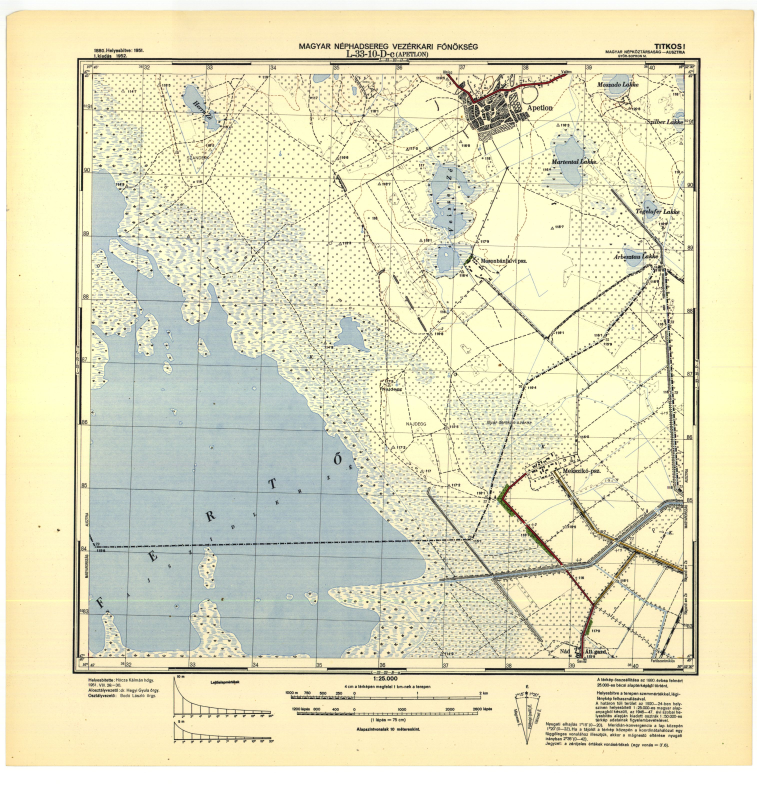
#> input picture test_maps/L-33-010-D-c.jpg, 3026 x 3150 px (shown at 1/4 size); its folder holds only this picture in this run
$ python cut_top.py
#> lines starting #> are read from the running program, lines starting #| are printed output that depends on the picture; after the words box and inside, x2 and y2 are one past the last pixel; in counts of white or black regions, pixels touching at a corner belong together
from pathlib import Path

import cv2
import numpy as np

# ============================================================
# CONFIG
# ============================================================

VALID_EXTENSIONS = {
    ".jpg", ".jpeg", ".png", ".bmp", ".tif", ".tiff"
}

INPUT_FOLDER = "test_maps"
OUTPUT_FOLDER_NAME = "top_line_results"

MAX_SCREEN_WIDTH = 1200
MAX_SCREEN_HEIGHT = 800

MIN_RECT_AREA_RATIO = 0.20
EPSILON_RATIO = 0.02

MAX_PEELS = 4
PAD_INSIDE = 12

CROP_PADDING_X = 5

EXPAND_LINE_RATIO = 0.08

MAX_ABOVE_HEIGHT = None
# MAX_ABOVE_HEIGHT = 250

LINE_SEARCH_RADIUS = 35
LINE_THICKNESS_RADIUS = 4

KEEP_LINE_THICKNESS_RADIUS = 4

DARK_THRESHOLD = 170

MIN_HORIZONTAL_WIDTH_RATIO = 0.45


# ============================================================
# IO HELPERS
# ============================================================

def get_script_dir():
    return Path(__file__).resolve().parent


def get_input_folder():
    return get_script_dir() / INPUT_FOLDER


def get_output_folder():
    output_folder = get_script_dir() / OUTPUT_FOLDER_NAME
    output_folder.mkdir(parents=True, exist_ok=True)
    return output_folder


def get_first_image(folder):
    folder = Path(folder)

    if not folder.exists():
        raise FileNotFoundError(f"Folder does not exist: {folder}")

    if not folder.is_dir():
        raise NotADirectoryError(f"Not a folder: {folder}")

    images = [
        p for p in folder.iterdir()
        if p.suffix.lower() in VALID_EXTENSIONS
    ]

    images.sort()

    if len(images) == 0:
        raise RuntimeError("No image files found in folder.")

    return images[0]


def resize_to_fit_screen(img, max_width=MAX_SCREEN_WIDTH, max_height=MAX_SCREEN_HEIGHT):
    h, w = img.shape[:2]

    scale = min(max_width / w, max_height / h, 1.0)

    new_w = int(w * scale)
    new_h = int(h * scale)

    resized = cv2.resize(
        img,
        (new_w, new_h),
        interpolation=cv2.INTER_AREA
    )

    return resized, scale


# ============================================================
# PREPROCESS
# ============================================================

def preprocess(img):
    gray = cv2.cvtColor(img, cv2.COLOR_BGR2GRAY)

    blur = cv2.GaussianBlur(gray, (5, 5), 0)

    edges = cv2.Canny(
        blur,
        60,
        180
    )

    kernel = cv2.getStructuringElement(
        cv2.MORPH_RECT,
        (5, 5)
    )

    edges = cv2.dilate(edges, kernel, iterations=1)

    return gray, edges


# ============================================================
# RECTANGLE DETECTION
# ============================================================

def find_inner_rectangle(img):
    h, w = img.shape[:2]

    gray, edges = preprocess(img)

    contours, _ = cv2.findContours(
        edges,
        cv2.RETR_LIST,
        cv2.CHAIN_APPROX_SIMPLE
    )

    candidates = []

    for contour in contours:
        area = cv2.contourArea(contour)

        if area < w * h * MIN_RECT_AREA_RATIO:
            continue

        perimeter = cv2.arcLength(contour, True)

        approx = cv2.approxPolyDP(
            contour,
            EPSILON_RATIO * perimeter,
            True
        )

        if len(approx) != 4:
            continue

        if not cv2.isContourConvex(approx):
            continue

        x, y, rw, rh = cv2.boundingRect(approx)

        rect_area = rw * rh
        fill_ratio = area / max(rect_area, 1)

        if fill_ratio < 0.70:
            continue

        candidates.append({
            "contour": approx,
            "area": area,
            "x": x,
            "y": y,
            "w": rw,
            "h": rh,
        })

    if len(candidates) == 0:
        return None, edges

    best = min(
        candidates,
        key=lambda c: c["area"]
    )

    return best, edges


def get_top_horizontal_line(rect):
    points = rect["contour"].reshape(-1, 2)

    points_sorted = sorted(points, key=lambda p: p[1])

    top_two = points_sorted[:2]
    top_two = sorted(top_two, key=lambda p: p[0])

    left_point = top_two[0]
    right_point = top_two[1]

    left_x = int(left_point[0])
    right_x = int(right_point[0])

    top_y = int(round((left_point[1] + right_point[1]) / 2))

    return left_x, top_y, right_x, top_y


# ============================================================
# PEELING
# ============================================================

def compute_next_crop_from_rect(rect, current_img):
    h, w = current_img.shape[:2]

    x1 = max(rect["x"] + PAD_INSIDE, 0)
    y1 = max(rect["y"] + PAD_INSIDE, 0)
    x2 = min(rect["x"] + rect["w"] - PAD_INSIDE, w)
    y2 = min(rect["y"] + rect["h"] - PAD_INSIDE, h)

    if x2 <= x1 or y2 <= y1:
        return None

    return x1, y1, x2, y2


def collect_peel_top_lines(original):
    peel_results = []

    current = original.copy()
    offset_x = 0
    offset_y = 0

    last_edges = None

    for peel in range(MAX_PEELS):
        rect, edges = find_inner_rectangle(current)
        last_edges = edges

        if rect is None:
            break

        local_line = get_top_horizontal_line(rect)

        gx1 = offset_x + local_line[0]
        gy1 = offset_y + local_line[1]
        gx2 = offset_x + local_line[2]
        gy2 = offset_y + local_line[3]

        global_rect = {
            "contour": rect["contour"] + np.array([[[offset_x, offset_y]]]),
            "x": offset_x + rect["x"],
            "y": offset_y + rect["y"],
            "w": rect["w"],
            "h": rect["h"],
            "area": rect["area"],
            "peel": peel,
        }

        peel_results.append({
            "peel": peel,
            "rect": global_rect,
            "top_line": (gx1, gy1, gx2, gy2),
        })

        next_crop = compute_next_crop_from_rect(rect, current)

        if next_crop is None:
            break

        nx1, ny1, nx2, ny2 = next_crop

        current = current[ny1:ny2, nx1:nx2]

        offset_x += nx1
        offset_y += ny1

    if len(peel_results) == 0:
        raise RuntimeError("No rectangle found in any peel.")

    return peel_results, last_edges


# ============================================================
# STRONGEST DARK / THICK HORIZONTAL LINE
# ============================================================

def score_horizontal_band(gray, x1, x2, y):
    h, w = gray.shape[:2]

    y1 = max(0, y - LINE_THICKNESS_RADIUS)
    y2 = min(h, y + LINE_THICKNESS_RADIUS + 1)

    x1 = max(0, x1)
    x2 = min(w, x2)

    if x2 <= x1 or y2 <= y1:
        return -1

    band = gray[y1:y2, x1:x2]

    darkness = 255.0 - band.astype(np.float32)
    dark_pixels = band < DARK_THRESHOLD

    dark_ratio = np.mean(dark_pixels)
    mean_darkness = np.mean(darkness)

    row_dark_counts = np.sum(dark_pixels, axis=1)
    thickness_score = np.max(row_dark_counts) / max(1, x2 - x1)

    score = (
        mean_darkness
        + 120.0 * dark_ratio
        + 120.0 * thickness_score
    )

    return score


def fit_strongest_top_horizontal_line(original, peel_results):
    gray = cv2.cvtColor(original, cv2.COLOR_BGR2GRAY)

    best = None

    for result in peel_results:
        x1, y1, x2, y2 = result["top_line"]

        left_x = min(x1, x2)
        right_x = max(x1, x2)

        line_len = right_x - left_x

        if line_len < original.shape[1] * MIN_HORIZONTAL_WIDTH_RATIO:
            continue

        search_y1 = max(0, y1 - LINE_SEARCH_RADIUS)
        search_y2 = min(original.shape[0] - 1, y1 + LINE_SEARCH_RADIUS)

        for y in range(search_y1, search_y2 + 1):
            score = score_horizontal_band(
                gray,
                left_x,
                right_x,
                y
            )

            if best is None or score > best["score"]:
                best = {
                    "score": score,
                    "peel": result["peel"],
                    "x1": left_x,
                    "y1": y,
                    "x2": right_x,
                    "y2": y,
                }

    if best is None:
        raise RuntimeError("Could not fit strongest horizontal top line.")

    return best


def expand_top_line(line, img_width):
    x1 = int(line["x1"])
    y1 = int(line["y1"])
    x2 = int(line["x2"])
    y2 = int(line["y2"])

    left_x = min(x1, x2)
    right_x = max(x1, x2)

    line_len = right_x - left_x
    expand_amount = int(line_len * EXPAND_LINE_RATIO)

    expanded_x1 = max(0, left_x - expand_amount)
    expanded_x2 = min(img_width - 1, right_x + expand_amount)

    return {
        "x1": expanded_x1,
        "y1": y1,
        "x2": expanded_x2,
        "y2": y2,
        "score": line["score"],
        "peel": line["peel"],
    }


# ============================================================
# CROP ABOVE LINE + LINE ITSELF ONLY
# ============================================================

def crop_above_line_plus_line_itself(img, line):
    h, w = img.shape[:2]

    top_y = int(round((line["y1"] + line["y2"]) / 2))

    left_x = min(line["x1"], line["x2"])
    right_x = max(line["x1"], line["x2"])

    crop_y2 = min(h, top_y + KEEP_LINE_THICKNESS_RADIUS + 1)

    if MAX_ABOVE_HEIGHT is None:
        crop_y1 = 0
    else:
        crop_y1 = max(0, crop_y2 - MAX_ABOVE_HEIGHT)

    crop_x1 = max(0, left_x - CROP_PADDING_X)
    crop_x2 = min(w, right_x + CROP_PADDING_X)

    cropped = img[crop_y1:crop_y2, crop_x1:crop_x2]

    return cropped, {
        "x1": crop_x1,
        "y1": crop_y1,
        "x2": crop_x2,
        "y2": crop_y2,
    }


# ============================================================
# DRAWING
# ============================================================

def draw_result(img, peel_results, strongest_line, expanded_line, crop_box):
    debug = img.copy()

    for result in peel_results:
        rect = result["rect"]
        line = result["top_line"]

        cv2.drawContours(
            debug,
            [rect["contour"]],
            -1,
            (100, 100, 100),
            2
        )

        cv2.line(
            debug,
            (line[0], line[1]),
            (line[2], line[3]),
            (180, 180, 180),
            2
        )

    cv2.line(
        debug,
        (strongest_line["x1"], strongest_line["y1"]),
        (strongest_line["x2"], strongest_line["y2"]),
        (0, 0, 255),
        5
    )

    cv2.line(
        debug,
        (expanded_line["x1"], expanded_line["y1"]),
        (expanded_line["x2"], expanded_line["y2"]),
        (255, 0, 255),
        3
    )

    cv2.rectangle(
        debug,
        (crop_box["x1"], crop_box["y1"]),
        (crop_box["x2"], crop_box["y2"]),
        (255, 0, 0),
        4
    )

    cv2.putText(
        debug,
        "KEEP ABOVE LINE + LINE ITSELF ONLY",
        (crop_box["x1"], max(40, crop_box["y2"] - 20)),
        cv2.FONT_HERSHEY_SIMPLEX,
        0.85,
        (255, 0, 0),
        2,
        cv2.LINE_AA
    )

    return debug


# ============================================================
# HIGH-LEVEL PIPELINE
# ============================================================

def process_image(img):
    h, w = img.shape[:2]

    peel_results, last_edges = collect_peel_top_lines(img)

    strongest_line = fit_strongest_top_horizontal_line(
        img,
        peel_results
    )

    expanded_line = expand_top_line(
        strongest_line,
        w
    )

    cropped, crop_box = crop_above_line_plus_line_itself(
        img,
        expanded_line
    )

    debug = draw_result(
        img,
        peel_results,
        strongest_line,
        expanded_line,
        crop_box
    )

    return {
        "cropped": cropped,
        "debug": debug,
        "last_edges": last_edges,
        "peel_results": peel_results,
        "strongest_line": strongest_line,
        "expanded_line": expanded_line,
        "crop_box": crop_box,
    }


def save_outputs(result):
    output_folder = get_output_folder()

    debug_path = output_folder / "debug_strongest_top_line_area.png"
    cropped_path = output_folder / "debug_area_above_line_plus_line_itself.png"
    edges_path = output_folder / "debug_last_edges.png"

    cv2.imwrite(str(debug_path), result["debug"])
    cv2.imwrite(str(cropped_path), result["cropped"])

    if result["last_edges"] is not None:
        cv2.imwrite(str(edges_path), result["last_edges"])

    print("\nSaved results to:")
    print(output_folder)


def print_report(result):
    print("\nPeel top-line candidates:")

    for item in result["peel_results"]:
        line = item["top_line"]
        print(
            f"peel={item['peel']} "
            f"x1={line[0]} y1={line[1]} "
            f"x2={line[2]} y2={line[3]}"
        )

    strongest_line = result["strongest_line"]
    crop_box = result["crop_box"]

    print("\nStrongest fitted horizontal top line:")
    print(f"from peel = {strongest_line['peel']}")
    print(f"score = {round(strongest_line['score'], 2)}")
    print(f"x1 = {strongest_line['x1']}")
    print(f"y1 = {strongest_line['y1']}")
    print(f"x2 = {strongest_line['x2']}")
    print(f"y2 = {strongest_line['y2']}")

    print("\nKept crop area:")
    print(f"x1 = {crop_box['x1']}")
    print(f"y1 = {crop_box['y1']}")
    print(f"x2 = {crop_box['x2']}")
    print(f"y2 = {crop_box['y2']}")

    print("\nLine kept radius:")
    print(f"KEEP_LINE_THICKNESS_RADIUS = {KEEP_LINE_THICKNESS_RADIUS}")


def show_result(result):
    display_result, _ = resize_to_fit_screen(result["debug"])
    display_crop, _ = resize_to_fit_screen(result["cropped"])

    cv2.imshow("Strongest top line and kept area", display_result)
    cv2.imshow("Above line plus line itself only", display_crop)

    cv2.waitKey(0)
    cv2.destroyAllWindows()


# ============================================================
# MAIN
# ============================================================

def main():
    input_folder = get_input_folder()

    image_path = get_first_image(input_folder)

    print("Input image:")
    print(image_path)

    img = cv2.imread(str(image_path))
#> img is the input picture: shape (3150, 3026, 3); mean B, G, R 190, 222.8, 225.2

    if img is None:
        raise RuntimeError(f"Could not read image: {image_path}")

    result = process_image(img)
#> the loop in collect_peel_top_lines, `for peel in range(MAX_PEELS):` made 2 passes
#> (points in get_top_horizontal_line, points_sorted in get_top_horizontal_line, left_x in get_top_horizontal_line, right_x in get_top_horizontal_line, top_y in get_top_horizontal_line, gx1, gy1, gx2) on pass 1: ([[307, 231], [289, 2696], [2795, 2703], [2803, 230]], [[2803, 230], [307, 231], [289, 2696], [2795, 2703]], 307, 2803, 230, 307, 230, 2803)
#> pass 1, in preprocess, `gray = cv2.cvtColor(img, cv2.COLOR_BGR2GRAY)`:
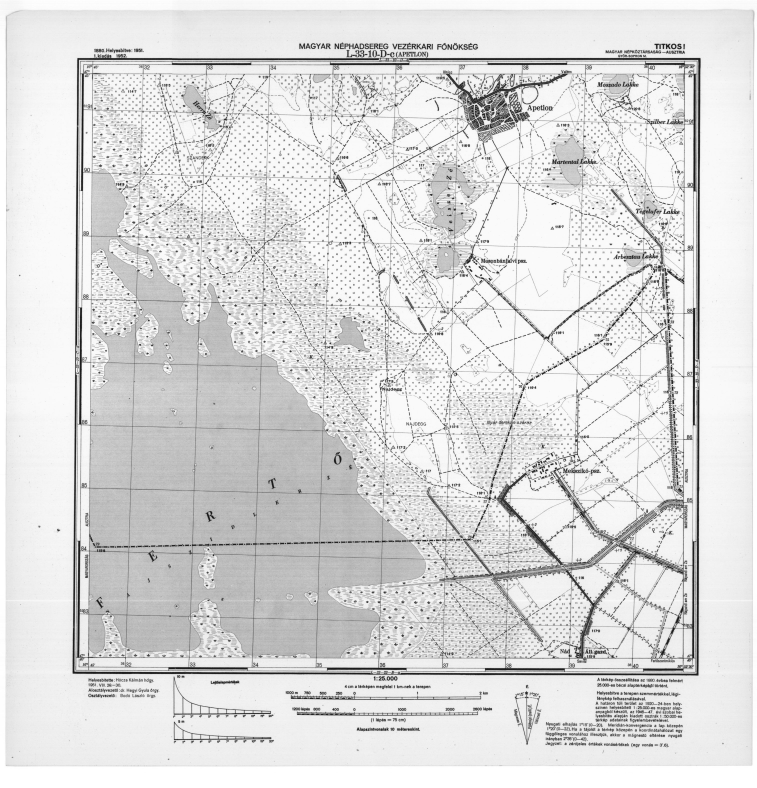
#> gray: shape (3150, 3026) (shown at 1/4 size); min 6, max 255, mean 219.8
#> pass 1, in preprocess, `edges = cv2.Canny( blur, 60, 180 )`:
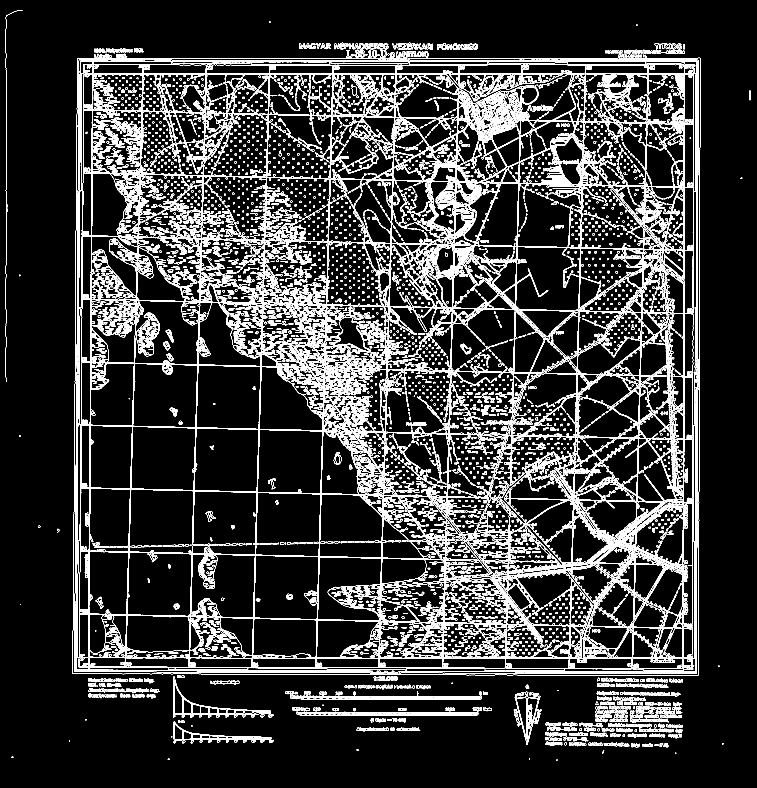
#> edges: shape (3150, 3026) (shown at 1/4 size); 7.7% white in thin lines or dots
#> pass 1, in preprocess, `edges = cv2.dilate(edges, kernel, iterations=1)`:
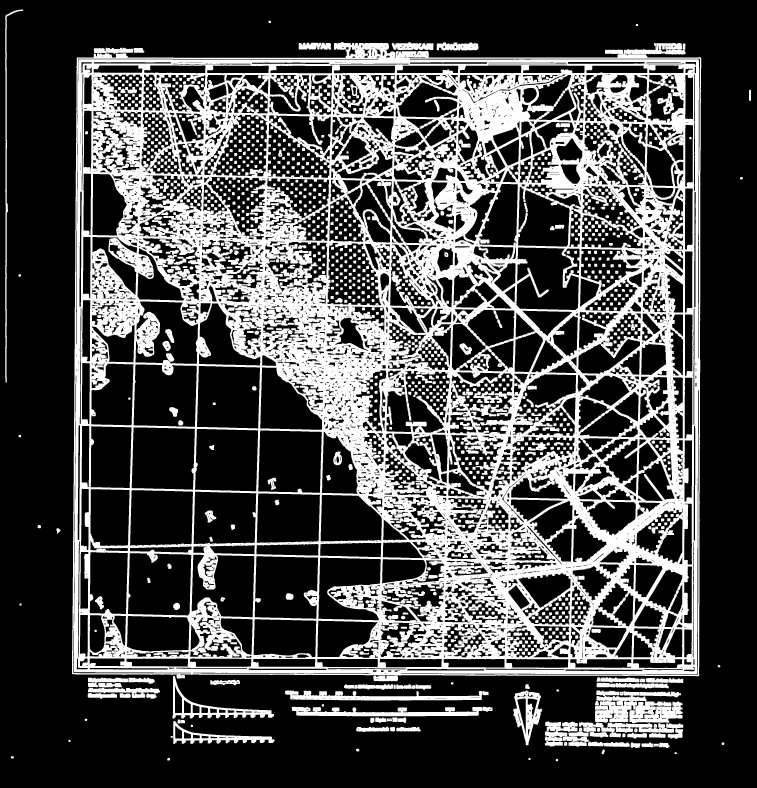
#> edges: shape (3150, 3026) (shown at 1/4 size); 29.5% white; 1279 white regions, largest, box (x1, y1, x2, y2) and area: (288, 168, 2805, 2714) 2394744, (1167, 2827, 1930, 2865) 16213, (2380, 2762, 2586, 2891) 16079
#> after the loop in collect_peel_top_lines, `for peel in range(MAX_PEELS):`:
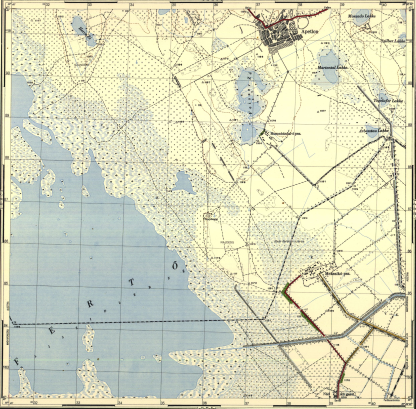
#> current: shape (2450, 2491, 3) (shown at 1/6 size); mean B, G, R 187.5, 215.7, 214.2
#> after the loop in collect_peel_top_lines, `for peel in range(MAX_PEELS):`: offset_x = 301; offset_y = 242; peel_results = 1 item
#> in process_image, `peel_results, last_edges = collect_peel_top_lines(img)`:
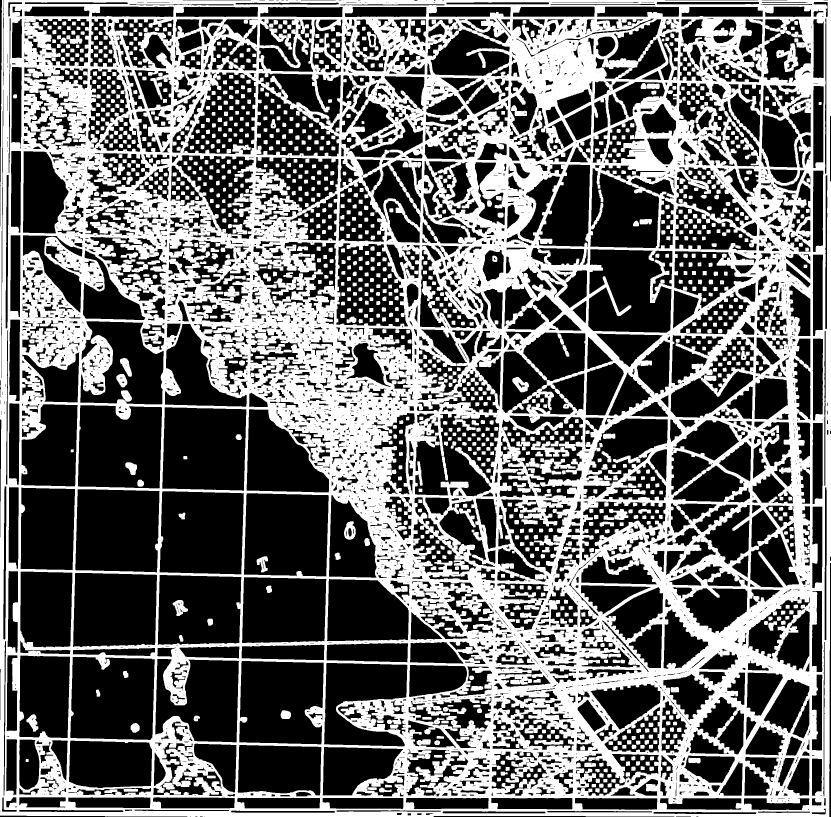
#> last_edges: shape (2450, 2491) (shown at 1/3 size); 41.3% white; 1180 white regions, largest, box (x1, y1, x2, y2) and area: (0, 0, 2491, 2450) 2301814, (2329, 130, 2395, 216) 2557, (1593, 1324, 1708, 1370) 2392
#> the loop in fit_strongest_top_horizontal_line, `for result in peel_results:` made 1 pass
#> (left_x, right_x, line_len, search_y1) on pass 1: (307, 2803, 2496, 195)
#> in crop_above_line_plus_line_itself, `cropped = img[crop_y1:crop_y2, crop_x1:crop_x2]`:
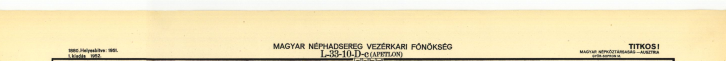
#> cropped: shape (241, 2904, 3) (shown at 1/4 size); mean B, G, R 189, 228.3, 240.6
#> the loop in draw_result, `for result in peel_results:` made 1 pass

    save_outputs(result)

    print_report(result)
#> the loop in print_report, `for item in result["peel_results"]:` made 1 pass
#| peel=0 x1=307 y1=230 x2=2803 y2=230
#| from peel = 0
#| score = 411.5
#| x1 = 307
#| y1 = 236
#| x2 = 2803
#| y2 = 236
#| x1 = 103
#| y1 = 0
#| x2 = 3007
#| y2 = 241

    show_result(result)
#> call 2 of resize_to_fit_screen, with max_width = 1200, max_height = 800
#> in resize_to_fit_screen (call 2), `resized = cv2.resize( img, (new_w, new_h), interpolation=cv2.INTER_ARE..`:
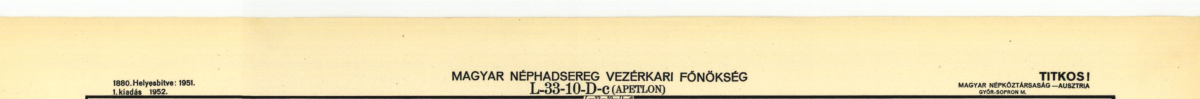
#> resized: shape (99, 1200, 3); mean B, G, R 189, 228.3, 240.6


if __name__ == "__main__":
    main()
